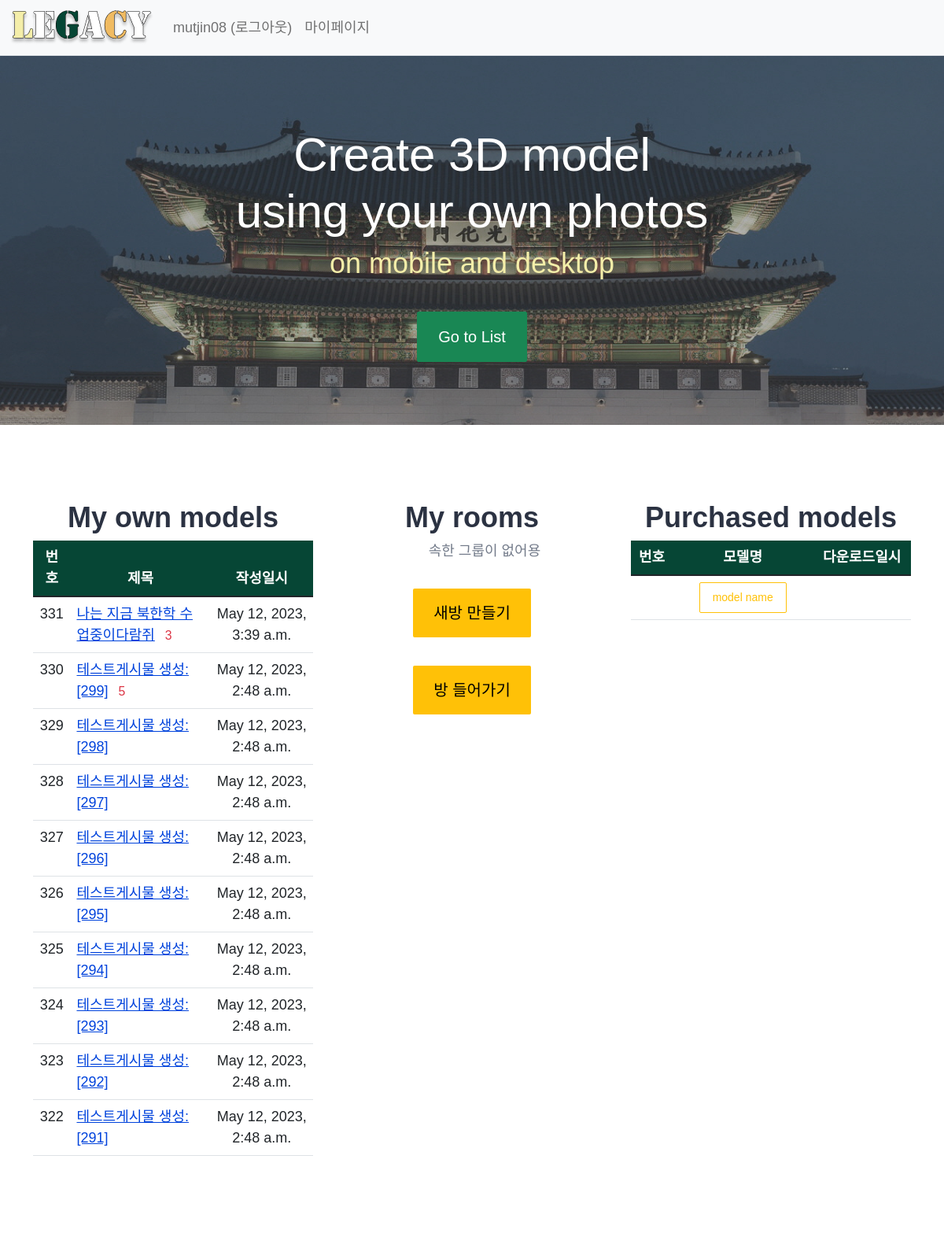
Page /common/mypage/ (signed in) on the earlier database version.
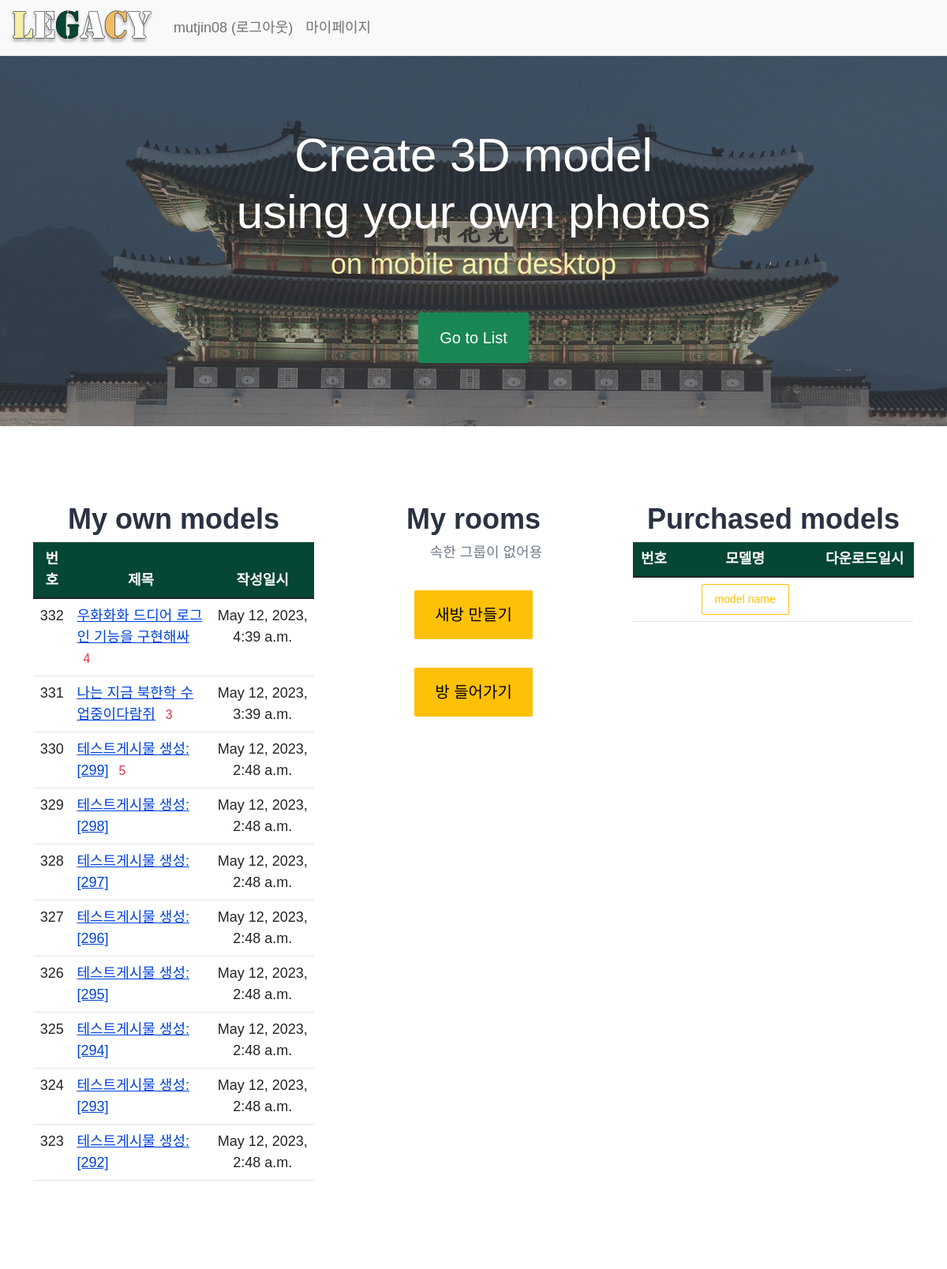
Same page on the later database version.
### pybo/models.py (models this page shows, shortened)
class Question(models.Model):
    author = models.ForeignKey(User, on_delete=models.CASCADE, related_name='author_question')
    subject = models.CharField(max_length=200)
    content = models.TextField()
    create_date = models.DateTimeField()
    modify_date = models.DateTimeField(null=True, blank=True)
    voter = models.ManyToManyField(User, related_name='voter_question')
    location = models.CharField(max_length=200, null=True, blank=True)
    audio = models.FileField(upload_to='audio/', null=True, blank=True)
    image = models.FileField(upload_to='image/', null=True, blank=True)
    npz = models.FileField(upload_to='npz/', null=True, blank=True)
    output = models.FileField(upload_to='output/', null=True, blank=True)
    group = models.CharField(max_length=225, null=True, blank=True)

### common/views.py (the view, shortened to what this page needs)
# urls.py: path('mypage/', views.mypage, name='mypage'),
def mypage(request):
    page = request.GET.get('page', '1')  # 페이지
    kw = request.GET.get('kw', '')  # 검색어
    question_list = Question.objects.order_by('-create_date')
    paginator = Paginator(question_list, 10)  # 페이지당 10개씩 보여주기
    page_obj = paginator.get_page(page)
    groups = request.user.custom_groups.all() # 내가 속한 그룹
    context = {'question_list': page_obj, 'page': page, 'kw': kw, 'groups': groups}
    return render(request, 'common/mypage.html', context)

### pybo/templatetags/pybo_filter.py (called while the page is built)
@register.filter
def sub(value, arg):
    return value - arg

### templates/common/mypage.html
{% extends "base.html" %}
{% load pybo_filter %}
{% block content %}
<div class="box-padding-big white-bg">
	<div class="container align-center">
		<div class="row">
<div class="col-md-4 info-big my-3">
    <h3><strong>My own models</strong></h3>
    <table class="table" >
        <thead>
        <tr class="text-center">
            <th style="background-color:#064635; color:white">번호</th>
            <th style="width:50%; background-color:#064635; color:white">제목</th>
            <th style="background-color:#064635; color:white">작성일시</th>
        </tr>
        </thead>
        <tbody>
        {% if question_list %}
        {% for question in question_list %}
            {% if request.user == question.author %}
            <tr class="text-center">
                <td>
                    {{ question_list.paginator.count|sub:question_list.start_index|sub:forloop.counter0|add:1 }}
                </td>
                <td class="text-start">
                    <a href="{% url 'pybo:detail' question.id %}">{{ question.subject }}</a>
                    {% if question.answer_set.count > 0 %}
                        <span class="text-danger small mx-2">{{ question.answer_set.count }}</span>
                    {% endif %}
                </td>
                <td>{{ question.create_date }}</td>
            </tr>
            {% endif %}
        {% endfor %}
        {% else %}
        <tr>
            <td colspan="3">생성한 모델이 없습니다.</td>
        </tr>
        {% endif %}
        </tbody>
    </table>
</div>
            <div class="col-md-4 info-big my-3 align-center">
                <h3><strong>My rooms</strong></h3>
                <ul>
                    {% if groups%}
                    {% for group in groups %}
                        {% if group.leader == user %}
                            <img src="/static/images/master2.png" style="width:13%; height:13%">
                        {% else %}
                            <img src="/static/images/master2.png " style="width:13%; height:13%; opacity: 0;">
                        {% endif %}
                        <div class="btn btn-success btn-lg" style="margin-top:10px; height:60px; width:60%">{{ group.name }}</div>
                    {% endfor %}
                    {% else %}
                    속한 그룹이 없어용
                    {% endif %}
                </ul>
                <a href="{% url 'common:group_create' %}" class="btn btn-warning btn-lg" style="border:none; margin:5%">새방 만들기</a>
                <a href="{% url 'common:group_invite' %}" class="btn btn-warning btn-lg" style="border:none; margin:5%">방 들어가기</a>
            </div>
            <div class="col-md-4 info-big my-3">
				<h3><strong>Purchased models</strong></h3>
            <table class="table" >
                <thead>
                    <tr class="text-center">
                        <th style="background-color:#064635; color:white">번호</th>
                        <th style="width:50%; background-color:#064635; color:white">모델명</th>
                        <th style="background-color:#064635; color:white">다운로드일시</th>
                    </tr>
                </thead>
                <tbody>
                   <tr class="text-center">
                       <td>
                       </td>
                       <td>
                           <div class="btn btn-outline-warning btn-sm">model name</div><br>
                       </td>
                       <td>
                       </td>
                </tbody>
                </table>
			</div>
		</div>
	</div>
</div>
{% endblock %}

Differences in the rows shown:
no longer on this page (row unchanged): Question: paginator.count|sub "322", subject "테스트게시물 생성:[291]", create_date "May 12, 2023, 2:48 a.m."
added Question: paginator.count|sub "332", subject "우화화화 드디어 로그인 기능을 구현해싸", answer_set.count "4", create_date "May 12, 2023, 4:39 a.m."
